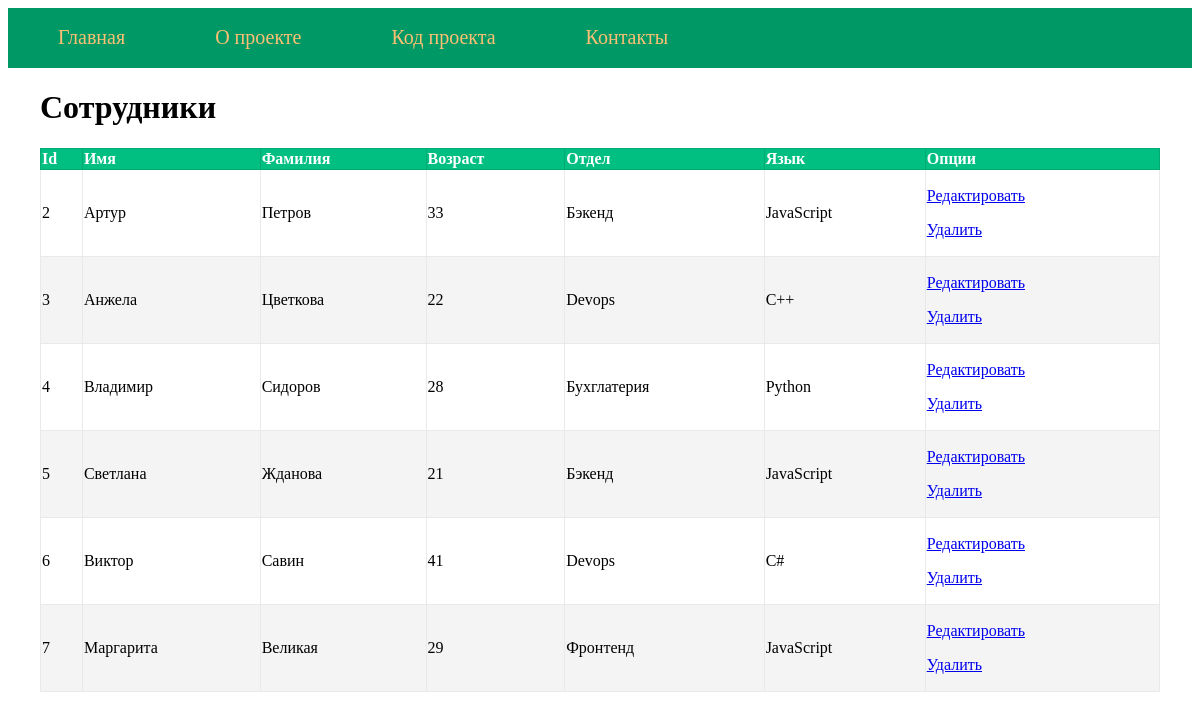
The page / on the database its author committed.
### application/models.py (models this page shows, shortened)
class Employee(models.Model):
    first_name = models.CharField(max_length=50, verbose_name='Имя сотрудника')
    last_name = models.CharField(max_length=100, verbose_name='Фамилия сотрудника')
    age = models.PositiveIntegerField(verbose_name='Возраст сотрудника')
    gender = models.CharField(max_length=20, verbose_name='Пол', choices=[('M', 'Мужской'), ('F', 'Женский')],
                              blank=True)
    departament = models.ForeignKey(Departament, blank=False, verbose_name='Департамент', on_delete=models.CASCADE)
    programing_language = models.ForeignKey(ProgramingLanguage, blank=False,
                                            verbose_name='Язык программирования',
                                            on_delete=models.CASCADE)
    def get_absolute_url(self):
        return reverse('edit', kwargs={'pk': self.pk})
    def get_delete_url(self):
        return reverse('delete', kwargs={'pk': self.pk})
    class Meta:
        verbose_name = 'Сотрудник'
        verbose_name_plural = 'Сотрудники'

class Departament(models.Model):
    name = models.CharField(max_length=50, verbose_name='Название отдела')
    floor = models.PositiveIntegerField(verbose_name='Этаж')
    def __str__(self):
        return self.name
    class Meta:
        verbose_name = 'Отдел'
        verbose_name_plural = 'Отделы'

class ProgramingLanguage(models.Model):
    name = models.CharField(max_length=50, verbose_name='Язык программирования(категория)')
    def __str__(self):
        return self.name
    class Meta:
        verbose_name = 'Язык программирования'
        verbose_name_plural = 'Языки программирования'

### application/views.py (the view)
# urls.py: path('', ApplicationHome.as_view(), name='home'),
class ApplicationHome(DataMixin, ListView):
    template_name = 'application/index.html'  # путь до шаблона
    context_object_name = 'employees'  # имя контекста
    def get_context_data(self, *, object_list=None, **kwargs):
        context = super().get_context_data(**kwargs)
        c_def = self.get_user_context(title='Сотрудники')
        return context | c_def
    def get_queryset(self):
        return Employee.objects.all()

### application/utils.py (called while the page is built)
    def get_user_context(self, **kwargs):
        context = kwargs
        user_menu = menu.copy()
        if not self.request.user.is_authenticated:
            user_menu.pop(4)
        context['menu'] = user_menu
        return context

### application/templates/application/index.html (shortened to what this page needs)
{% extends 'application/base.html' %}
{% block content %}
    <div class="content">
        <div class="title-main"><h1>{{ title }}</h1></div>
        <table>
            <thead>
            <tr>
                <td>Id</td>
                <td>Имя</td>
                <td>Фамилия</td>
                <td>Возраст</td>
                <td>Отдел</td>
                <td>Язык</td>
                <td>Опции</td>
            </tr>
            </thead>
            <tbody>
            {% for e in employees %}
                <tr>
                    <td>{{ e.id }}</td>
                    <td>{{ e.first_name }}</td>
                    <td>{{ e.last_name }}</td>
                    <td>{{ e.age }}</td>
                    <td>{{ e.departament }}</td>
                    <td>{{ e.programing_language }}</td>
                    <td><p><a href="{{ e.get_absolute_url }}">Редактировать</a></p><p><a
                            href="{{ e.get_delete_url }}">Удалить</a></p></td>
                </tr>
            {% endfor %}
            </tbody>
        </table>
    </div>
{% endblock %}

### application/templates/application/base.html (shortened to what this page needs)
{% load static %}
<!DOCTYPE html>
<html lang="RU">
<head>
    <link type="text/css" href="{% static 'application/css/styles.css' %}" rel="stylesheet"/>
</head>
<body>
{% block mainmenu %}
    <div class="header">
        <ul id="mainmenu" class="mainmenu">
            {% for m in menu %}
                <li><a href="{% url m.url_name %}">{{ m.title }}</a></li>
            {% endfor %}
        </ul>
    </div>
{% endblock mainmenu %}
<div class="content-text">
    {% block content %}
    {% endblock %}
</div>
</body>
</html>

### application/static/application/css/styles.css (style rules this page uses)
ul.mainmenu { list-style: none; background: #096; height: 60px; margin: 0; padding: 0; color: #fdc073; font-size: 20px; overflow: hidden; }
ul.mainmenu li { float: left; margin: 18px 40px 0 50px; }
ul.mainmenu li a { color: #fdc073; text-decoration: none; }
table { width: 100%; border-collapse: collapse; }
table thead tr { color: #ffffff; font-weight: bold; background: #00bf80; }
table thead tr td { border: 1px solid #01ab73; }
table tbody tr td { border: 1px solid #e8e9eb; }
table tbody tr:nth-child(2n) { background: #f4f4f4; }
div.content { margin: 10px; margin-left: auto; margin-right: auto; width: 70em }

### rows shown on the page
Employee: id "2", first_name "Артур", last_name "Петров", age "33", departament "Бэкенд", programing_language "JavaScript"
Employee: id "3", first_name "Анжела", last_name "Цветкова", age "22", departament "Devops", programing_language "C++"
Employee: id "4", first_name "Владимир", last_name "Сидоров", age "28", departament "Бухглатерия", programing_language "Python"
Employee: id "5", first_name "Светлана", last_name "Жданова", age "21", departament "Бэкенд", programing_language "JavaScript"
Employee: id "6", first_name "Виктор", last_name "Савин", age "41", departament "Devops", programing_language "C#"
Employee: id "7", first_name "Маргарита", last_name "Великая", age "29", departament "Фронтенд", programing_language "JavaScript"

### other values the page prints
{{ m.title }} "Главная" "О проекте" "Код проекта" "Контакты"
{{ title }} "Сотрудники"
